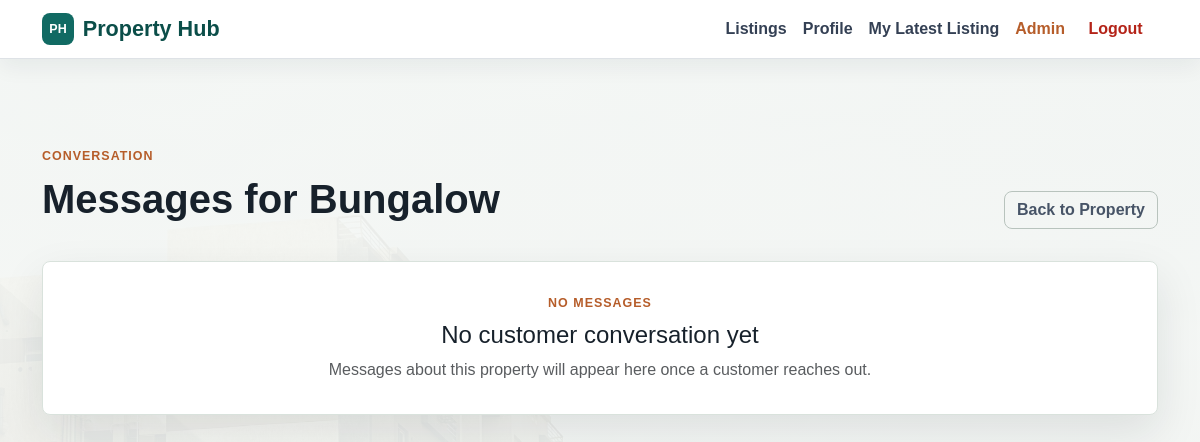
Page /listings/property/3/messages/ (signed in) on the earlier database version.
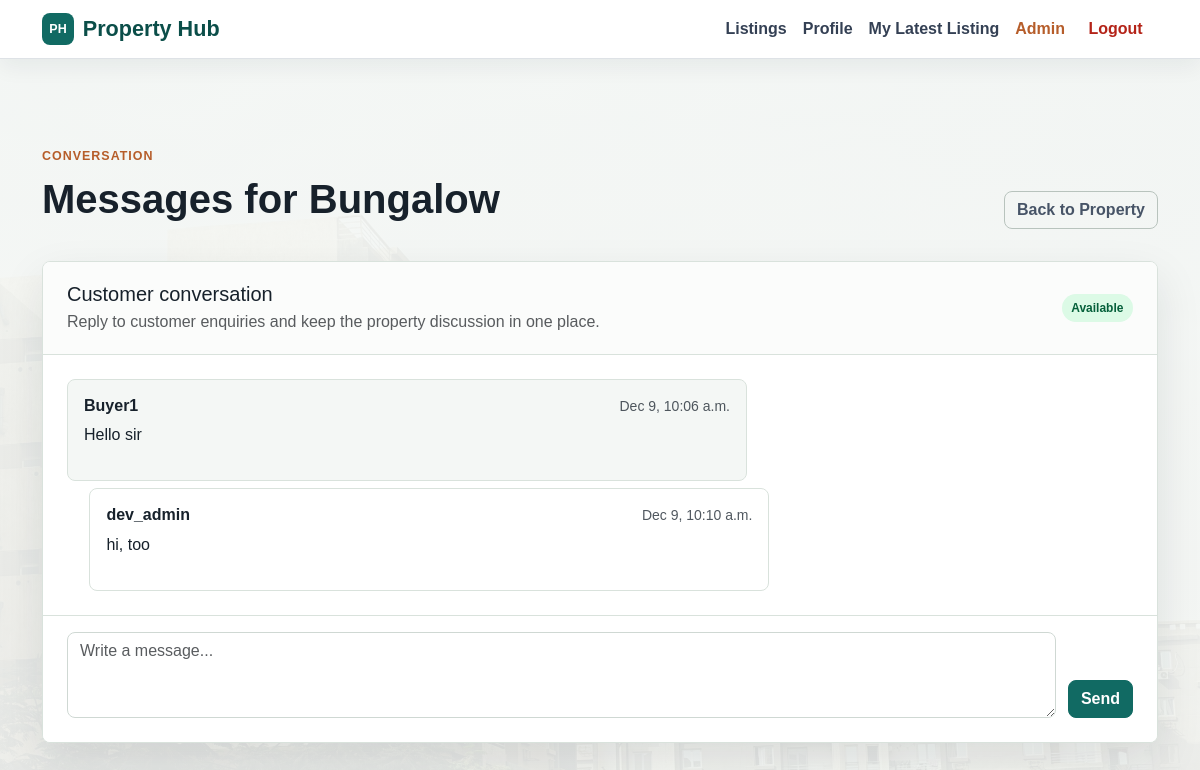
Same page on the later database version.
### listings/models.py (models this page shows, shortened)
class Property(models.Model):
    PROPERTY_TYPES = [
        ('house', 'House'),
        ('apartment', 'Apartment'),
        ('land', 'Land'),
        ('commercial', 'Commercial'),
        ('rental', 'Rental'),
    ]
    LISTING_TYPES = [
        ('sale', 'For Sale'),
        ('rent', 'For Rent'),
    ]
    STATUS_CHOICES = [
        ('available', 'Available'),
        ('sold', 'Sold'),
        ('rented', 'Rented'),
        ('pending', 'Pending'),
    ]
    title = models.CharField(max_length=200)
    description = models.TextField(blank=True, null=True)
    price = models.DecimalField(max_digits=12, decimal_places=2)
    address = models.CharField(max_length=255, blank=True, null=True)
    city = models.CharField(max_length=100, blank=True, null=True)
    state = models.CharField(max_length=100, blank=True, null=True)
    zip_code = models.CharField(max_length=20, blank=True, null=True)
    location = models.CharField(max_length=200)  # keep for quick search
    property_type = models.CharField(max_length=20, choices=PROPERTY_TYPES)
    listing_type = models.CharField(max_length=20, choices=LISTING_TYPES, default='sale')
    bedrooms = models.PositiveIntegerField(blank=True, null=True)
    bathrooms = models.PositiveIntegerField(blank=True, null=True)
    square_feet = models.PositiveIntegerField(blank=True, null=True)
    has_parking = models.BooleanField(default=False)
    has_pool = models.BooleanField(default=False)
    has_gym = models.BooleanField(default=False)
    has_garden = models.BooleanField(default=False)
    status = models.CharField(max_length=20, choices=STATUS_CHOICES, default='available')
    is_featured = models.BooleanField(default=False)
    owner = models.ForeignKey(
        settings.AUTH_USER_MODEL,
        on_delete=models.CASCADE,
        related_name="listings_properties"
    )
    image = models.ImageField(upload_to="property_images/", blank=True, null=True)
    listed_date = models.DateTimeField(auto_now_add=True)
    class Meta:
        ordering = ['-listed_date']
        verbose_name_plural = "Properties"

class Message(models.Model):
    property = models.ForeignKey(Property, on_delete=models.CASCADE, related_name='messages')
    sender = models.ForeignKey(settings.AUTH_USER_MODEL, on_delete=models.CASCADE, related_name='sent_messages')
    receiver = models.ForeignKey(
        settings.AUTH_USER_MODEL,
        on_delete=models.CASCADE,
        related_name='received_messages',
        null=True,
        blank=True
    )
    message = models.TextField()
    timestamp = models.DateTimeField(auto_now_add=True)
    reply = models.TextField(blank=True, null=True)
    replied_by = models.ForeignKey(
        settings.AUTH_USER_MODEL,
        on_delete=models.SET_NULL,
        null=True,
        blank=True,
        related_name='replied_messages'
    )
    reply_timestamp = models.DateTimeField(blank=True, null=True)
    class Meta:
        ordering = ['-timestamp']

### accounts/models.py (models this page shows, shortened)
class User(AbstractUser):
    class Roles(models.TextChoices):
        ADMIN = 'admin', _('Admin')
        BUYER = 'buyer', _('Buyer')
        SELLER = 'seller', _('Seller')
    email = models.EmailField(
        _('email address'),
        unique=True,
        help_text=_('Required. Unique email address.')
    )
    phone = models.CharField(
        max_length=15,
        blank=True,
        help_text=_('Contact phone number.')
    )
    bio = models.TextField(
        blank=True,
        help_text=_('Short bio for the profile.')
    )
    profile_picture = models.ImageField(
        upload_to='profiles/',
        blank=True,
        null=True,
        help_text=_('Profile picture.')
    )
    role = models.CharField(
        max_length=10,
        choices=Roles.choices,
        default=Roles.BUYER,
        help_text=_('Role of the user.')
    )
    USERNAME_FIELD = 'email'
    REQUIRED_FIELDS = ['username', 'first_name', 'last_name']
    @property
    def is_buyer(self):
        return self.role == self.Roles.BUYER
    @property
    def is_seller(self):
        return self.role == self.Roles.SELLER
    @property
    def is_admin(self):
        return self.role == self.Roles.ADMIN or self.is_superuser

### listings/views.py (the view, shortened to what this page needs)
# urls.py: path("property/<int:pk>/messages/", view_messages, name="view_messages"),
@login_required
def view_messages(request, pk):
    property_obj = get_object_or_404(Property, pk=pk)
    if not _can_view_property_messages(request.user, property_obj):
        raise PermissionDenied("You can only view conversations you are part of.")
    conversation_messages = property_obj.messages.select_related("sender", "receiver", "replied_by").order_by("timestamp")
    is_owner_or_admin = _can_manage_property(request.user, property_obj)
    is_buyer = request.user.is_buyer
    return render(request, "listings/view_messages.html", {
        "property": property_obj,
        "conversation_messages": conversation_messages,
        "is_owner_or_admin": is_owner_or_admin,
        "can_reply": is_owner_or_admin or is_buyer,
        "show_disclaimer": is_buyer
    })

### listings/views.py (called while the page is built)
def _can_manage_property(user, property_obj):
    return user == property_obj.owner or user.is_admin or user.is_staff or user.is_superuser

def _can_view_property_messages(user, property_obj):
    if _can_manage_property(user, property_obj):
        return True
    return property_obj.messages.filter(sender=user).exists() or property_obj.messages.filter(receiver=user).exists()

### listings/templates/listings/view_messages.html (shortened to what this page needs)
{% extends "base.html" %}
{% block content %}
<div class="py-5">
  <div class="page-header">
    <div>
      <p class="eyebrow">Conversation</p>
      <h1>Messages for {{ property.title }}</h1>
    </div>
    <a href="{% url 'property_detail' property.pk %}" class="btn btn-outline-secondary">Back to Property</a>
  </div>
  {% if conversation_messages %}
    <div class="chat-shell app-card">
      <div class="chat-header">
        <div>
          <h2 class="h5 mb-1">Customer conversation</h2>
          <p class="text-muted mb-0">
            {% if is_owner_or_admin %}
              Reply to customer enquiries and keep the property discussion in one place.
            {% else %}
              Messages here are shared with the property team.
            {% endif %}
          </p>
        </div>
        <span class="status-pill status-{{ property.status }}">{{ property.get_status_display }}</span>
      </div>
      <div class="chat-thread">
      {% for msg in conversation_messages %}
        <article class="chat-message {% if msg.sender == request.user %}chat-message-own{% endif %}">
          <div class="chat-bubble">
            <div class="chat-meta">
              <strong>
                {% if msg.sender == request.user %}
                  You
                {% else %}
                  {{ msg.sender.get_full_name|default:msg.sender.username }}
                {% endif %}
              </strong>
              <small>{{ msg.timestamp|date:"M j, g:i a" }}</small>
            </div>
            <p>{{ msg.message }}</p>
          </div>
          {% if msg.reply %}
            <div class="chat-bubble chat-reply">
              <div class="chat-meta">
                <strong>{{ msg.replied_by.get_full_name|default:msg.replied_by.username }}</strong>
                <small>{{ msg.reply_timestamp|date:"M j, g:i a" }}</small>
              </div>
              <p>{{ msg.reply }}</p>
            </div>
          {% endif %}
        </article>
      {% endfor %}
      </div>
      {% if can_reply %}
        <form method="post" class="chat-composer">
          <textarea id="message" name="message" rows="3" class="form-control" placeholder="Write a message..." required></textarea>
          <button type="submit" class="btn btn-primary">Send</button>
        </form>
      {% endif %}
    </div>
  {% else %}
    <div class="app-card text-center">
      <p class="eyebrow">No messages</p>
      <h2 class="h4">No customer conversation yet</h2>
      <p class="text-muted mb-0">Messages about this property will appear here once a customer reaches out.</p>
    </div>
  {% endif %}
</div>
{% endblock %}

Differences in the rows shown:
changed Property "Bungalow": status (not shown) → "Available"
added Message: sender.get_full_name "Buyer1", timestamp "Dec 9, 10:06 a.m.", message "Hello sir", replied_by.get_full_name "dev_admin", reply_timestamp "Dec 9, 10:10 a.m.", reply "hi, too"
Other differences:
text no longer shown: "NO MESSAGES No customer conversation yet Messages about this property will appear here once a customer reaches out."
text now shown: "Customer conversation Reply to customer enquiries and keep the property discussion in one place. Send"
